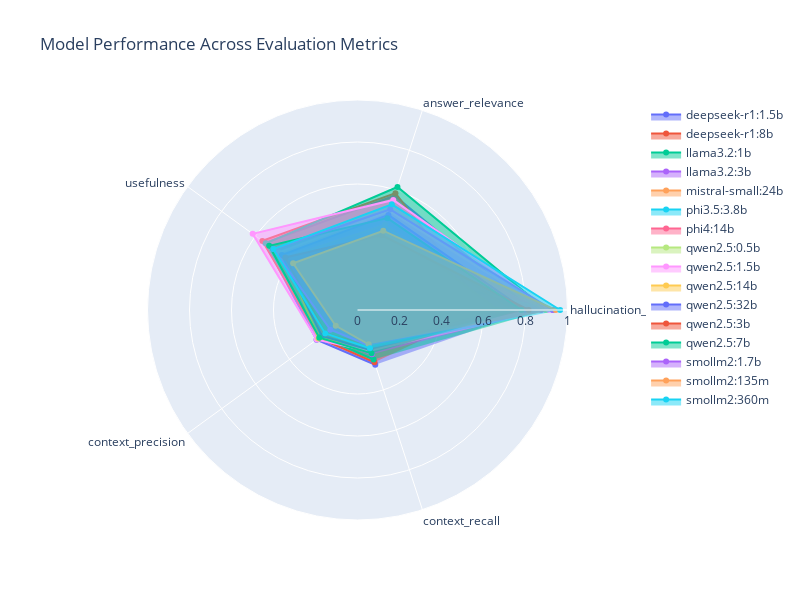

The code cell stored with this chart in its notebook:
### Code cell
# Calculate mean scores for each model
metrics_to_plot = ['hallucination_score', 'answer_relevance', 'usefulness', 
                  'context_precision', 'context_recall']

# Group by model and calculate means
model_metrics = final_df_opik.groupby('model')[metrics_to_plot].mean().round(3)

# Create radar chart using Plotly
import plotly.graph_objects as go

# Create figure
fig = go.Figure()

# Add traces for each model
for model in model_metrics.index:
    fig.add_trace(go.Scatterpolar(
        r=model_metrics.loc[model],
        theta=metrics_to_plot,
        name=model,
        fill='toself'
    ))

# Update layout
fig.update_layout(
    polar=dict(
        radialaxis=dict(
            visible=True,
            range=[0, 1]  # Scores are between 0 and 1
        )),
    showlegend=True,
    title="Model Performance Across Evaluation Metrics",
    width=800,
    height=600
)

# Show the plot
fig.show()

# Save the plot
# fig.write_html("./results/model_performance_radar.html")

### Figure 1 — Plotly figure (JSON) as saved in the notebook; plotly's stock layout.template omitted (floating-point values rounded to 4 significant figures)
{"data": [{"fill": "toself", "name": "deepseek-r1:1.5b", "r": [0.832, 0.572, 0.544, 0.241, 0.274], "theta": ["hallucination_score", "answer_relevance", "usefulness", "context_precision", "context_recall"], "type": "scatterpolar"}, {"fill": "toself", "name": "deepseek-r1:8b", "r": [0.612, 0.585, 0.56, 0.226, 0.262], "theta": ["hallucination_score", "answer_relevance", "usefulness", "context_precision", "context_recall"], "type": "scatterpolar"}, {"fill": "toself", "name": "llama3.2:1b", "r": [0.9, 0.616, 0.54, 0.215, 0.248], "theta": ["hallucination_score", "answer_relevance", "usefulness", "context_precision", "context_recall"], "type": "scatterpolar"}, {"fill": "toself", "name": "llama3.2:3b", "r": [0.875, 0.391, 0.395, 0.205, 0.222], "theta": ["hallucination_score", "answer_relevance", "usefulness", "context_precision", "context_recall"], "type": "scatterpolar"}, {"fill": "toself", "name": "mistral-small:24b", "r": [0.638, 0.222, 0.21, 0.135, 0.143], "theta": ["hallucination_score", "answer_relevance", "usefulness", "context_precision", "context_recall"], "type": "scatterpolar"}, {"fill": "toself", "name": "phi3.5:3.8b", "r": [0.93, 0.218, 0.135, 0.05, 0.092], "theta": ["hallucination_score", "answer_relevance", "usefulness", "context_precision", "context_recall"], "type": "scatterpolar"}, {"fill": "toself", "name": "phi4:14b", "r": [0.73, 0.432, 0.43, 0.18, 0.18], "theta": ["hallucination_score", "answer_relevance", "usefulness", "context_precision", "context_recall"], "type": "scatterpolar"}, {"fill": "toself", "name": "qwen2.5:0.5b", "r": [0.898, 0.495, 0.465, 0.16, 0.185], "theta": ["hallucination_score", "answer_relevance", "usefulness", "context_precision", "context_recall"], "type": "scatterpolar"}, {"fill": "toself", "name": "qwen2.5:1.5b", "r": [0.912, 0.551, 0.617, 0.24, 0.208], "theta": ["hallucination_score", "answer_relevance", "usefulness", "context_precision", "context_recall"], "type": "scatterpolar"}, {"fill": "toself", "name": "qwen2.5:14b", "r": [0.668, 0.425, 0.425, 0.23, 0.18], "theta": ["hallucination_score", "answer_relevance", "usefulness", "context_precision", "context_recall"], "type": "scatterpolar"}, {"fill": "toself", "name": "qwen2.5:32b", "r": [0.798, 0.476, 0.445, 0.21, 0.2], "theta": ["hallucination_score", "answer_relevance", "usefulness", "context_precision", "context_recall"], "type": "scatterpolar"}, {"fill": "toself", "name": "qwen2.5:3b", "r": [0.815, 0.375, 0.425, 0.19, 0.173], "theta": ["hallucination_score", "answer_relevance", "usefulness", "context_precision", "context_recall"], "type": "scatterpolar"}, {"fill": "toself", "name": "qwen2.5:7b", "r": [0.78, 0.46, 0.52, 0.225, 0.217], "theta": ["hallucination_score", "answer_relevance", "usefulness", "context_precision", "context_recall"], "type": "scatterpolar"}, {"fill": "toself", "name": "smollm2:1.7b", "r": [0.93, 0.504, 0.495, 0.16, 0.178], "theta": ["hallucination_score", "answer_relevance", "usefulness", "context_precision", "context_recall"], "type": "scatterpolar"}, {"fill": "toself", "name": "smollm2:135m", "r": [0.944, 0.397, 0.379, 0.128, 0.172], "theta": ["hallucination_score", "answer_relevance", "usefulness", "context_precision", "context_recall"], "type": "scatterpolar"}, {"fill": "toself", "name": "smollm2:360m", "r": [0.965, 0.529, 0.495, 0.19, 0.192], "theta": ["hallucination_score", "answer_relevance", "usefulness", "context_precision", "context_recall"], "type": "scatterpolar"}], "layout": {"height": 600, "polar": {"radialaxis": {"range": [0, 1], "visible": true}}, "showlegend": true, "title": {"text": "Model Performance Across Evaluation Metrics"}, "width": 800}}
